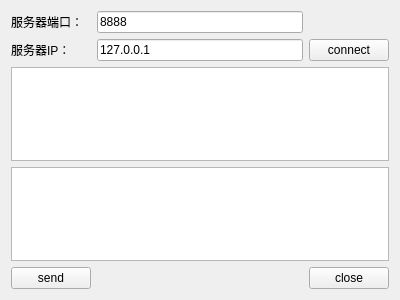
<?xml version="1.0" encoding="UTF-8"?>
<ui version="4.0">
 <class>ClientWidget</class>
 <widget class="QWidget" name="ClientWidget">
  <property name="geometry">
   <rect>
    <x>0</x>
    <y>0</y>
    <width>400</width>
    <height>300</height>
   </rect>
  </property>
  <property name="windowTitle">
   <string>Form</string>
  </property>
  <layout class="QGridLayout" name="gridLayout">
   <item row="0" column="0">
    <widget class="QLabel" name="label">
     <property name="text">
      <string>服务器端口：</string>
     </property>
    </widget>
   </item>
   <item row="0" column="1">
    <widget class="QLineEdit" name="lineEditPort">
     <property name="text">
      <string>8888</string>
     </property>
    </widget>
   </item>
   <item row="1" column="0">
    <widget class="QLabel" name="label_2">
     <property name="text">
      <string>服务器IP：</string>
     </property>
    </widget>
   </item>
   <item row="1" column="1">
    <widget class="QLineEdit" name="lineEditIP">
     <property name="text">
      <string>127.0.0.1</string>
     </property>
    </widget>
   </item>
   <item row="2" column="0" colspan="3">
    <widget class="QTextEdit" name="textEditRead">
     <property name="readOnly">
      <bool>true</bool>
     </property>
    </widget>
   </item>
   <item row="3" column="0" colspan="3">
    <widget class="QTextEdit" name="textEditWrite"/>
   </item>
   <item row="4" column="0">
    <widget class="QPushButton" name="buttonSend">
     <property name="text">
      <string>send</string>
     </property>
    </widget>
   </item>
   <item row="4" column="1">
    <spacer name="horizontalSpacer">
     <property name="orientation">
      <enum>Qt::Horizontal</enum>
     </property>
     <property name="sizeHint" stdset="0">
      <size>
       <width>217</width>
       <height>20</height>
      </size>
     </property>
    </spacer>
   </item>
   <item row="4" column="2">
    <widget class="QPushButton" name="buttonClose">
     <property name="text">
      <string>close</string>
     </property>
    </widget>
   </item>
   <item row="1" column="2">
    <widget class="QPushButton" name="buttonConnect">
     <property name="text">
      <string>connect</string>
     </property>
    </widget>
   </item>
  </layout>
 </widget>
 <resources/>
 <connections/>
</ui>
